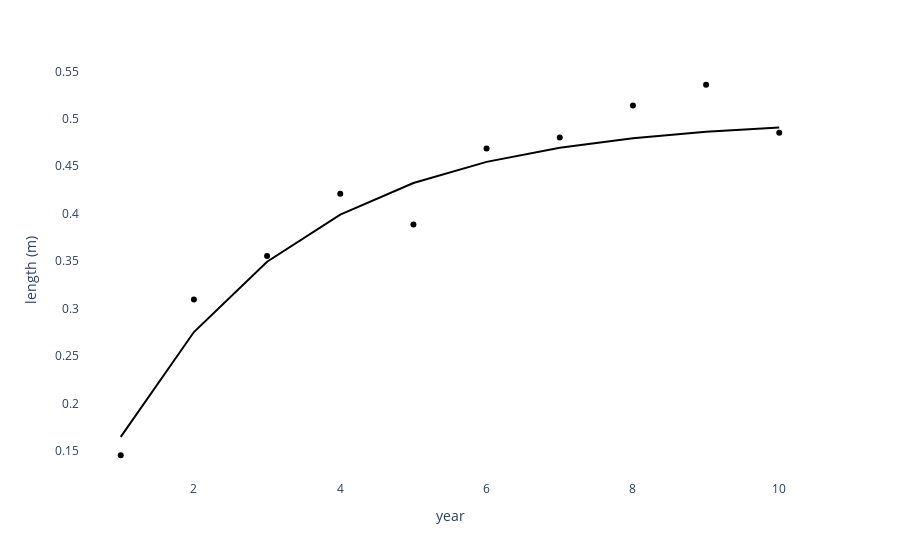

The cell this chart's notebook holds for it:
### Code cell
noisy_length = (np.random.random(length.shape[0]) - 0.5) * 0.25 * length + length
mdf = pd.DataFrame(
    np.array([year, noisy_length]).T,
    columns=['year', 'length (m)']
)
fig1 = px.scatter(mdf, x='year', y='length (m)')
fig2 = px.line(df, x='year', y='length (m)')
fig = go.Figure(
    data=fig1.data + fig2.data,
    layout = fig1.layout
)
fig.update_traces(line_color='black', marker=dict(color='black'))
fig.update_layout(plot_bgcolor="rgba(0,0,0,0)")
with open('Fitting/reality.png', 'wb') as fh:
    fh.write(fig.to_image('png'))
fig

### Figure 1 — Plotly figure (JSON) as saved in the notebook; plotly's stock layout.template omitted (floating-point values rounded to 4 significant figures)
{"data": [{"hovertemplate": "year=%{x}<br>length (m)=%{y}<extra></extra>", "legendgroup": "", "line": {"color": "black"}, "marker": {"color": "black", "symbol": "circle"}, "mode": "markers", "name": "", "orientation": "v", "showlegend": false, "type": "scatter", "x": [1, 2, 3, 4, 5, 6, 7, 8, 9, 10], "xaxis": "x", "y": [0.1455, 0.3097, 0.3554, 0.4211, 0.3887, 0.4687, 0.4802, 0.514, 0.5359, 0.4853], "yaxis": "y"}, {"hovertemplate": "year=%{x}<br>length (m)=%{y}<extra></extra>", "legendgroup": "", "line": {"color": "black", "dash": "solid"}, "marker": {"color": "black", "symbol": "circle"}, "mode": "lines", "name": "", "orientation": "v", "showlegend": false, "type": "scatter", "x": [1, 2, 3, 4, 5, 6, 7, 8, 9, 10], "xaxis": "x", "y": [0.1648, 0.2753, 0.3494, 0.3991, 0.4323, 0.4546, 0.4696, 0.4796, 0.4863, 0.4908], "yaxis": "y"}], "layout": {"legend": {"tracegroupgap": 0}, "margin": {"t": 60}, "plot_bgcolor": "rgba(0,0,0,0)", "xaxis": {"anchor": "y", "domain": [0, 1], "title": {"text": "year"}}, "yaxis": {"anchor": "x", "domain": [0, 1], "title": {"text": "length (m)"}}}}
